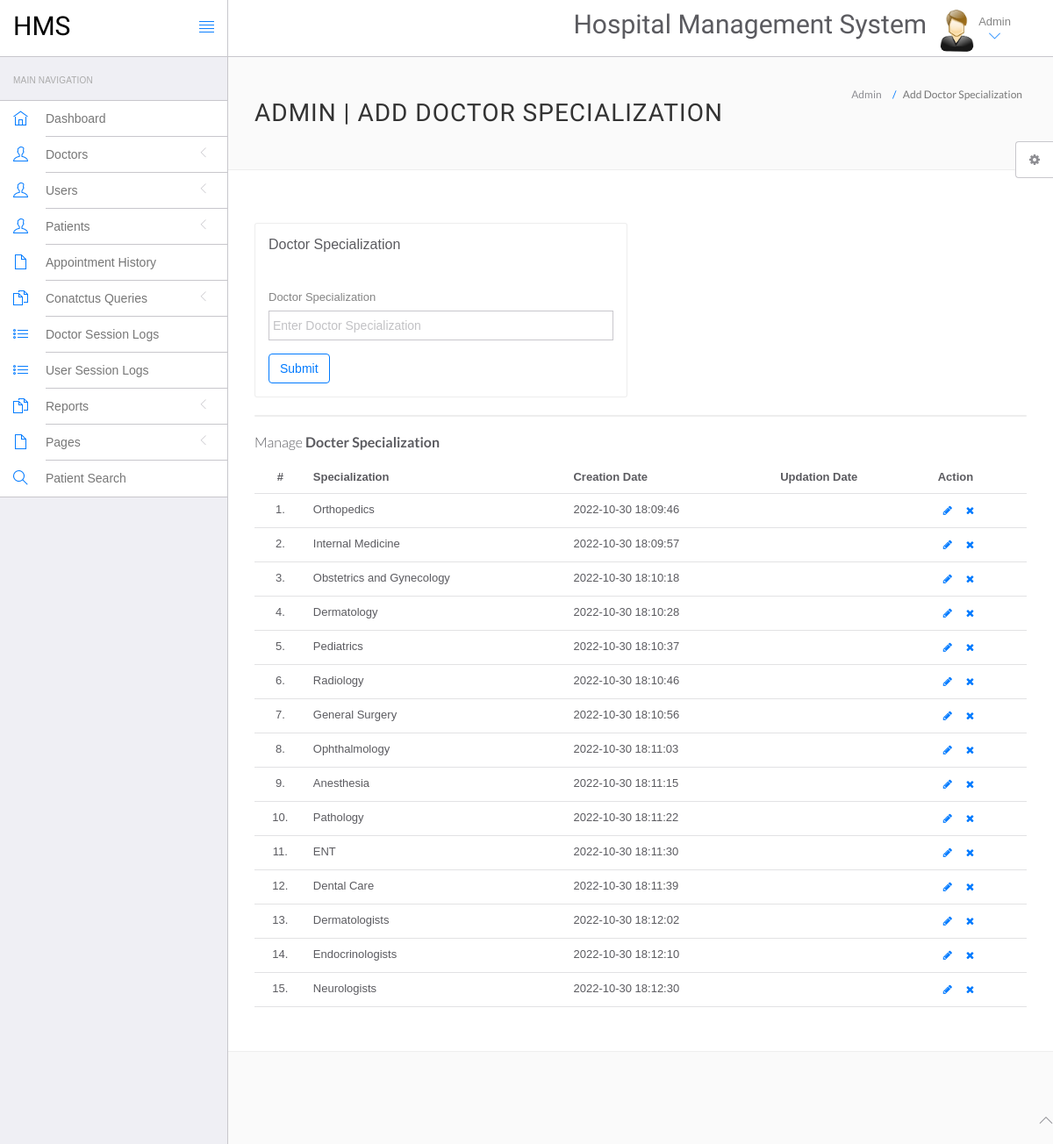
/hospital/hms/admin/doctor-specilization.php (signed in), run on an earlier commit of the app's database.
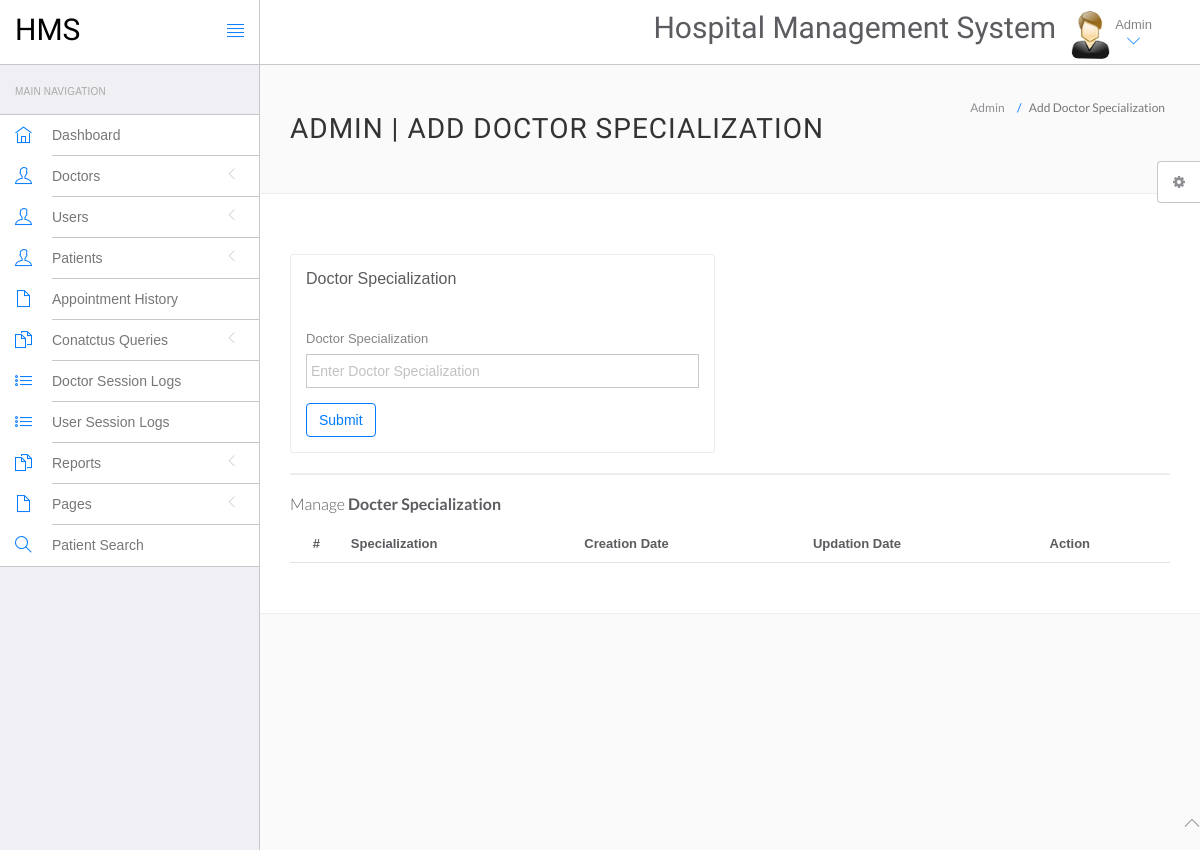
And on a later commit of the database.
### tables this page shows
CREATE TABLE `doctorspecilization` (
  `id` int(11) NOT NULL,
  `specilization` varchar(255) DEFAULT NULL,
  `creationDate` timestamp NULL DEFAULT current_timestamp(),
  `updationDate` timestamp NULL DEFAULT NULL ON UPDATE current_timestamp()
);

### hospital/hms/admin/doctor-specilization.php (the view, shortened to what this page needs)
<?php
include('include/config.php');
if(strlen($_SESSION['id']==0)) {
 header('location:logout.php');
  } else{
?>
<!DOCTYPE html>
<html lang="en">
	<head>
		<link rel="stylesheet" href="vendor/bootstrap/css/bootstrap.min.css">
		<link rel="stylesheet" href="vendor/fontawesome/css/font-awesome.min.css">
		<link rel="stylesheet" href="vendor/themify-icons/themify-icons.min.css">
		<link href="vendor/animate.css/animate.min.css" rel="stylesheet" media="screen">
		<link href="vendor/perfect-scrollbar/perfect-scrollbar.min.css" rel="stylesheet" media="screen">
		<link href="vendor/switchery/switchery.min.css" rel="stylesheet" media="screen">
		<link href="vendor/bootstrap-touchspin/jquery.bootstrap-touchspin.min.css" rel="stylesheet" media="screen">
		<link href="vendor/select2/select2.min.css" rel="stylesheet" media="screen">
		<link href="vendor/bootstrap-datepicker/bootstrap-datepicker3.standalone.min.css" rel="stylesheet" media="screen">
		<link href="vendor/bootstrap-timepicker/bootstrap-timepicker.min.css" rel="stylesheet" media="screen">
		<link rel="stylesheet" href="assets/css/styles.css">
		<link rel="stylesheet" href="assets/css/plugins.css">
		<link rel="stylesheet" href="assets/css/themes/theme-1.css" id="skin_color" />
	</head>
	<body>
		<div id="app">
<?php include('include/sidebar.php');?>
			<div class="app-content">
						<?php include('include/header.php');?>
				<div class="main-content" >
					<div class="wrap-content container" id="container">
						<section id="page-title">
							<div class="row">
								<div class="col-sm-8">
									<h1 class="mainTitle">Admin | Add Doctor Specialization</h1>
																	</div>
								<ol class="breadcrumb">
									<li>
										<span>Admin</span>
									</li>
									<li class="active">
										<span>Add Doctor Specialization</span>
									</li>
								</ol>
							</div>
						</section>
						<div class="container-fluid container-fullw bg-white">
							<div class="row">
								<div class="col-md-12">
									<div class="row margin-top-30">
										<div class="col-lg-6 col-md-12">
											<div class="panel panel-white">
												<div class="panel-heading">
													<h5 class="panel-title">Doctor Specialization</h5>
												</div>
												<div class="panel-body">
													<form role="form" name="dcotorspcl" method="post" >
														<div class="form-group">
															<label for="exampleInputEmail1">
																Doctor Specialization
															</label>
							<input type="text" name="doctorspecilization" class="form-control"  placeholder="Enter Doctor Specialization">
														</div>
														<button type="submit" name="submit" class="btn btn-o btn-primary">
															Submit
														</button>
													</form>
												</div>
											</div>
										</div>
											</div>
										</div>
									<div class="col-lg-12 col-md-12">
											<div class="panel panel-white">
											</div>
										</div>
									</div>
									<div class="row">
								<div class="col-md-12">
									<h5 class="over-title margin-bottom-15">Manage <span class="text-bold">Docter Specialization</span></h5>
									<table class="table table-hover" id="sample-table-1">
										<thead>
											<tr>
												<th class="center">#</th>
												<th>Specialization</th>
												<th class="hidden-xs">Creation Date</th>
												<th>Updation Date</th>
												<th>Action</th>
											</tr>
										</thead>
										<tbody>
<?php
$sql=mysqli_query($con,"select * from doctorSpecilization");
$cnt=1;
while($row=mysqli_fetch_array($sql))
{
?>
											<tr>
												<td class="center"><?php echo $cnt;?>.</td>
												<td class="hidden-xs"><?php echo $row['specilization'];?></td>
												<td><?php echo $row['creationDate'];?></td>
												<td><?php echo $row['updationDate'];?>
												</td>
												<td >
												<div class="visible-md visible-lg hidden-sm hidden-xs">
							<a href="edit-doctor-specialization.php?id=<?php echo $row['id'];?>" class="btn btn-transparent btn-xs" tooltip-placement="top" tooltip="Edit"><i class="fa fa-pencil"></i></a>
	<a href="doctor-specilization.php?id=<?php echo $row['id']?>&del=delete" onClick="return confirm('Are you sure you want to delete?')"class="btn btn-transparent btn-xs tooltips" tooltip-placement="top" tooltip="Remove"><i class="fa fa-times fa fa-white"></i></a>
												</div>
												</td>
											</tr>
											<?php
$cnt=$cnt+1;
											 }?>
										</tbody>
									</table>
								</div>
							</div>
								</div>
							</div>
						</div>
					</div>
				</div>
	<?php include('include/footer.php');?>
	<?php include('include/setting.php');?>
	</body>
</html>
<?php } ?>

What changed in the data, as far as the page shows it:
removed doctorspecilization: specilization "Orthopedics", creationDate "2022-10-30 18:09:46"
removed doctorspecilization: specilization "Internal Medicine", creationDate "2022-10-30 18:09:57"
removed doctorspecilization: specilization "Obstetrics and Gynecology", creationDate "2022-10-30 18:10:18"
removed doctorspecilization: specilization "Dermatology", creationDate "2022-10-30 18:10:28"
removed doctorspecilization: specilization "Pediatrics", creationDate "2022-10-30 18:10:37"
removed doctorspecilization: specilization "Radiology", creationDate "2022-10-30 18:10:46"
removed doctorspecilization: specilization "General Surgery", creationDate "2022-10-30 18:10:56"
removed doctorspecilization: specilization "Ophthalmology", creationDate "2022-10-30 18:11:03"
removed doctorspecilization: specilization "Anesthesia", creationDate "2022-10-30 18:11:15"
removed doctorspecilization: specilization "Pathology", creationDate "2022-10-30 18:11:22"
removed doctorspecilization: specilization "ENT", creationDate "2022-10-30 18:11:30"
removed doctorspecilization: specilization "Dental Care", creationDate "2022-10-30 18:11:39"
removed doctorspecilization: specilization "Dermatologists", creationDate "2022-10-30 18:12:02"
removed doctorspecilization: specilization "Endocrinologists", creationDate "2022-10-30 18:12:10"
removed doctorspecilization: specilization "Neurologists", creationDate "2022-10-30 18:12:30"
